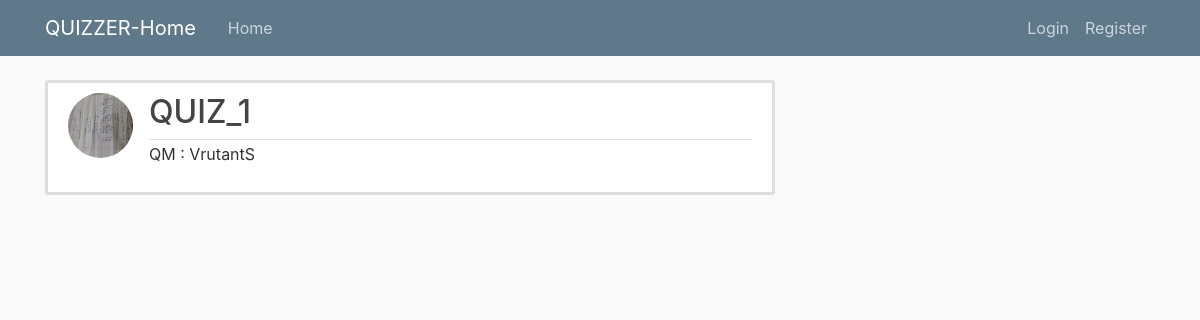
Screenshot of /Create_quiz/quiz/1/ with the database file from the repository.
### quiz/models.py (models this page shows, shortened)
class Quiz(models.Model):
    title = models.CharField(max_length=200, default=None)
    author = models.ForeignKey(User, on_delete=models.CASCADE, default=False)

### users/models.py (models this page shows, shortened)
class profile(models.Model):
    user = models.OneToOneField(User, on_delete=models.CASCADE)
    image = models.ImageField(default='default.jpg', upload_to='profile_pics')
    user_type = [
        ('QT', 'Quiz_Taker'),
        ('QM', 'Quiz_Maker')
    ]

### quiz/views.py (the view)
# urls.py: path('quiz/<int:pk>/', PostDetailView.as_view(), name="quiz-detail"),
class PostDetailView(DetailView):
    model = Quiz

### quiz/templates/quiz/quiz_detail.html (shortened to what this page needs)
{% extends "quiz/base.html" %}
{% block content %}
    <article class="media content-section">
        <img class="rounded-circle article-img" src="{{ object.author.profile.image.url }}">
          <div class="media-body">
            <div class="article-metadata">
              <h2 class="article-title">{{ object.title }}</h2>
            </div>
            <p>QM : {{ object.author }}</p>
          </div>
    </article>
{% endblock content %}

### quiz/static/quiz/main.css (style rules this page uses)
body { background: #fafafa; color: #333333; margin-top: 5rem; }
h1, h2, h3, h4, h5, h6 { color: #444444; }
.content-section { background: #ffffff; padding: 10px 20px; border: 3px solid #dddddd; border-radius: 3px; margin-bottom: 20px; }
.article-title { color: #444444; }
.article-img { height: 65px; width: 65px; margin-right: 16px; }
.article-metadata { padding-bottom: 0px; margin-bottom: 2px; border-bottom: 1px solid #e3e3e3 }

### rows the page displays
Quiz: author.profile.image (picture), title "QUIZ_1", author "VrutantS"
